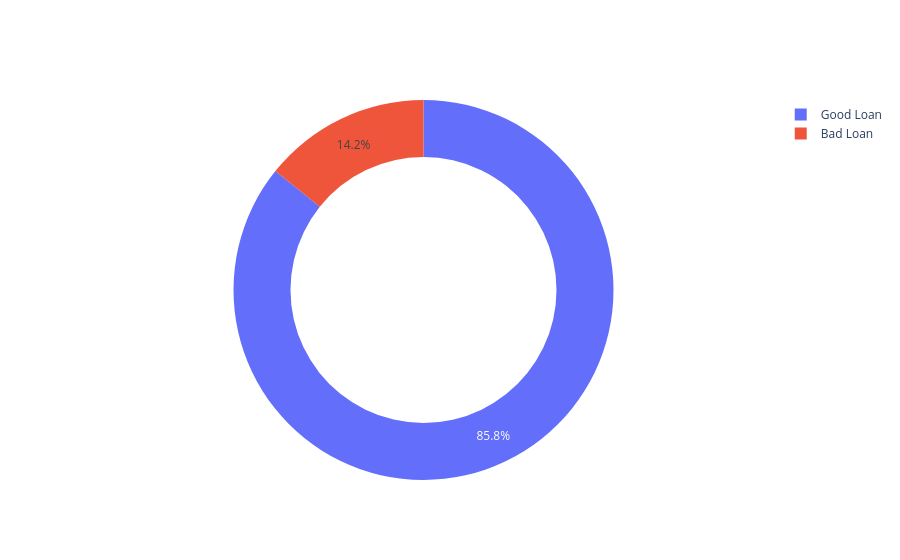

This figure's notebook cell:
### Code cell
labels = ['Good Loan', 'Bad Loan']

values = [
    good_loan_percentage,
    bad_loan_percentage
]

fig = go.Figure(
    data=[
        go.Pie(
            labels=labels,
            values=values,
            hole=0.7
        )
    ]
)

fig.show()

### Figure 1 — Plotly figure (JSON) as saved in the notebook; plotly's stock layout.template omitted (floating-point values rounded to 4 significant figures)
{"data": [{"hole": 0.7, "labels": ["Good Loan", "Bad Loan"], "type": "pie", "values": [83.33, 13.82]}], "layout": {}}
